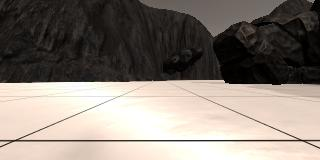
#> input picture NDRobot-Rover-project/calibration_images/example_grid1.jpg, 320 x 160 px
$ jupyter execute --allow-errors Rover_Project_Test_Notebook1.ipynb   (shell and % lines are left out)   (older library calls are emulated)
#> lines starting #> are read from the running program, lines starting #| are printed output that depends on the picture
[cell 1]
#%matplotlib qt # Choose %matplotlib qt to plot to an interactive window (note it may show up behind your browser)
# Make some of the relevant imports
import cv2 # OpenCV for perspective transform
import numpy as np
import matplotlib.image as mpimg
import matplotlib.pyplot as plt
import scipy.misc # For saving images as needed
import glob  # For reading in a list of images from a folder

## Quick Look at the Data
There's some example data provided in the `test_dataset` folder.  This basic dataset is enough to get you up and running but if you want to hone your methods more carefully you should record some data of your own to sample various scenarios in the simulator.

Next, read in and display a random image from the `test_dataset` folder

[cell 2]
path = '../test_dataset/IMG/*'
img_list = glob.glob(path)
# Grab a random image and display it
#> (the rest of this cell did not finish here and is left out)

## Calibration Data
Read in and display example grid and rock sample calibration images.  You'll use the grid for perspective transform and the rock image for creating a new color selection that identifies these samples of interest.

[cell 3]
# In the simulator you can toggle on a grid on the ground for calibration
# You can also toggle on the rock samples with the 0 (zero) key.
# Here's an example of the grid and one of the rocks
example_grid = '../calibration_images/example_grid1.jpg'
example_rock = '../calibration_images/example_rock2.jpg'
grid_img = mpimg.imread(example_grid)
#> grid_img is the input picture: shape (160, 320, 3); mean R, G, B 135.1, 126.3, 118.3
rock_img = mpimg.imread(example_rock)
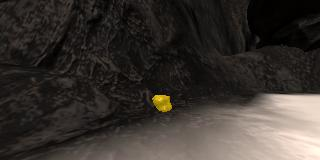
#> input picture NDRobot-Rover-project/calibration_images/example_rock2.jpg, 320 x 160 px
#> rock_img is the input picture: shape (160, 320, 3); mean R, G, B 57.6, 52, 47.3

fig = plt.figure(figsize=(12,3))
plt.subplot(121)
plt.imshow(grid_img)
plt.subplot(122)
plt.imshow(rock_img)
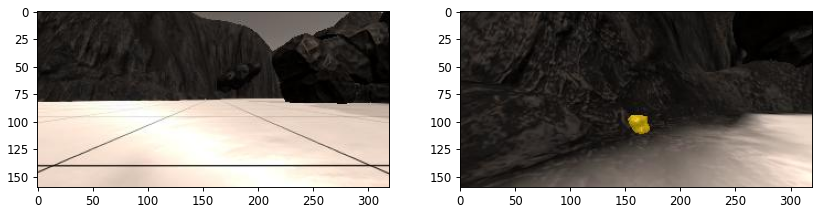
#> figure drawn by matplotlib, 2 panels
